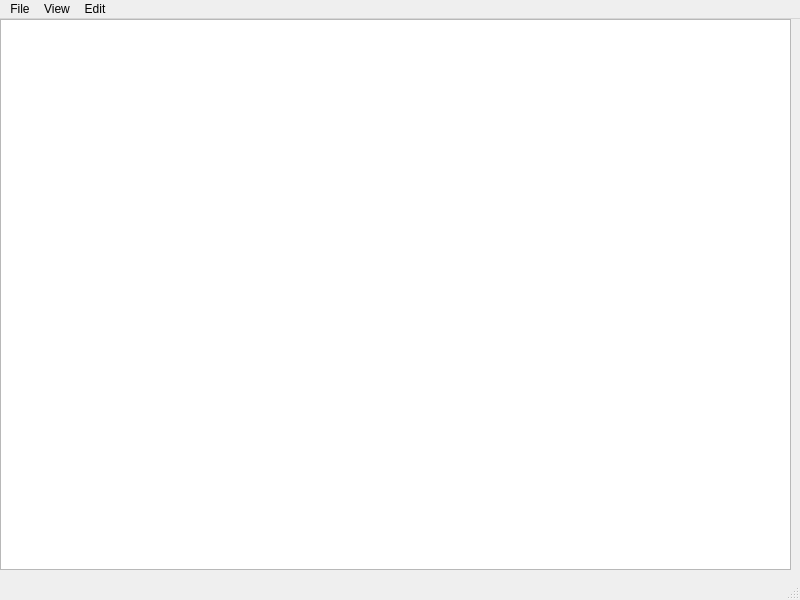
<?xml version="1.0" encoding="UTF-8"?>
<ui version="4.0">
 <class>MainWindow</class>
 <widget class="QMainWindow" name="MainWindow">
  <property name="geometry">
   <rect>
    <x>0</x>
    <y>0</y>
    <width>800</width>
    <height>600</height>
   </rect>
  </property>
  <property name="windowTitle">
   <string>MainWindow</string>
  </property>
  <widget class="QWidget" name="centralwidget">
   <widget class="QScrollBar" name="verticalScrollBar">
    <property name="geometry">
     <rect>
      <x>760</x>
      <y>70</y>
      <width>16</width>
      <height>160</height>
     </rect>
    </property>
    <property name="orientation">
     <enum>Qt::Orientation::Vertical</enum>
    </property>
   </widget>
   <widget class="QTextEdit" name="textEdit">
    <property name="geometry">
     <rect>
      <x>0</x>
      <y>0</y>
      <width>791</width>
      <height>551</height>
     </rect>
    </property>
    <property name="html">
     <string>&lt;!DOCTYPE HTML PUBLIC &quot;-//W3C//DTD HTML 4.0//EN&quot; &quot;http://www.w3.org/TR/REC-html40/strict.dtd&quot;&gt;
&lt;html&gt;&lt;head&gt;&lt;meta name=&quot;qrichtext&quot; content=&quot;1&quot; /&gt;&lt;meta charset=&quot;utf-8&quot; /&gt;&lt;style type=&quot;text/css&quot;&gt;
p, li { white-space: pre-wrap; }
hr { height: 1px; border-width: 0; }
li.unchecked::marker { content: &quot;\2610&quot;; }
li.checked::marker { content: &quot;\2612&quot;; }
&lt;/style&gt;&lt;/head&gt;&lt;body style=&quot; font-family:'Segoe UI'; font-size:9pt; font-weight:400; font-style:normal;&quot;&gt;
&lt;p style=&quot;-qt-paragraph-type:empty; margin-top:0px; margin-bottom:0px; margin-left:0px; margin-right:0px; -qt-block-indent:0; text-indent:0px;&quot;&gt;&lt;br /&gt;&lt;/p&gt;&lt;/body&gt;&lt;/html&gt;</string>
    </property>
   </widget>
  </widget>
  <widget class="QMenuBar" name="menubar">
   <property name="geometry">
    <rect>
     <x>0</x>
     <y>0</y>
     <width>800</width>
     <height>25</height>
    </rect>
   </property>
   <widget class="QMenu" name="menuFile">
    <property name="title">
     <string>File</string>
    </property>
    <addaction name="separator"/>
    <addaction name="separator"/>
    <addaction name="actionNew"/>
    <addaction name="actionOpen"/>
    <addaction name="actionSave"/>
    <addaction name="actionSaveAs"/>
   </widget>
   <widget class="QMenu" name="menuView">
    <property name="title">
     <string>View</string>
    </property>
    <addaction name="separator"/>
    <addaction name="actionDark_view"/>
    <addaction name="actionWhite_view"/>
    <addaction name="actionItalic"/>
    <addaction name="actionBold"/>
   </widget>
   <widget class="QMenu" name="menuEdit">
    <property name="title">
     <string>Edit</string>
    </property>
    <addaction name="separator"/>
    <addaction name="actionCopy"/>
    <addaction name="actionPaste"/>
    <addaction name="actionCut"/>
   </widget>
   <addaction name="menuFile"/>
   <addaction name="menuView"/>
   <addaction name="menuEdit"/>
  </widget>
  <widget class="QStatusBar" name="statusbar"/>
  <action name="actionNew">
   <property name="text">
    <string>New</string>
   </property>
   <property name="shortcut">
    <string>Ctrl+N</string>
   </property>
  </action>
  <action name="actionSave">
   <property name="text">
    <string>Save</string>
   </property>
   <property name="shortcut">
    <string>Ctrl+S</string>
   </property>
  </action>
  <action name="actionSaveAs">
   <property name="text">
    <string>Save as</string>
   </property>
   <property name="shortcut">
    <string>Ctrl+Shift+S</string>
   </property>
  </action>
  <action name="actionDark_view">
   <property name="text">
    <string>Black view</string>
   </property>
  </action>
  <action name="actionWhite_view">
   <property name="text">
    <string>White view</string>
   </property>
  </action>
  <action name="actionCopy">
   <property name="text">
    <string>Copy</string>
   </property>
   <property name="shortcut">
    <string>Ctrl+C</string>
   </property>
  </action>
  <action name="actionPaste">
   <property name="text">
    <string>Paste</string>
   </property>
   <property name="shortcut">
    <string>Ctrl+V</string>
   </property>
  </action>
  <action name="actionCut">
   <property name="text">
    <string>Cut</string>
   </property>
   <property name="shortcut">
    <string>Ctrl+X</string>
   </property>
  </action>
  <action name="actionOpen">
   <property name="text">
    <string>Open</string>
   </property>
   <property name="shortcut">
    <string>Ctrl+O</string>
   </property>
  </action>
  <action name="actionItalic">
   <property name="text">
    <string>Italic</string>
   </property>
   <property name="shortcut">
    <string>Ctrl+I</string>
   </property>
  </action>
  <action name="actionBold">
   <property name="text">
    <string>Bold</string>
   </property>
   <property name="shortcut">
    <string>Ctrl+B</string>
   </property>
  </action>
 </widget>
 <resources/>
 <connections/>
</ui>
